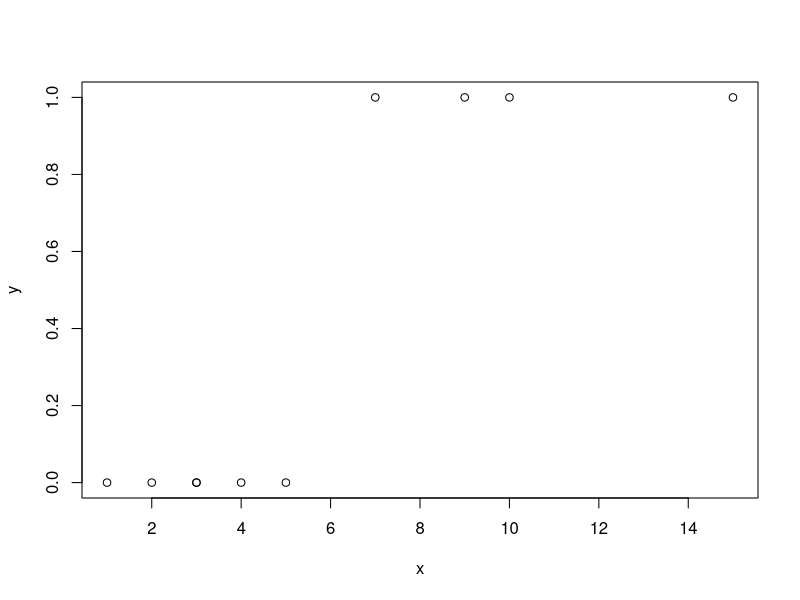
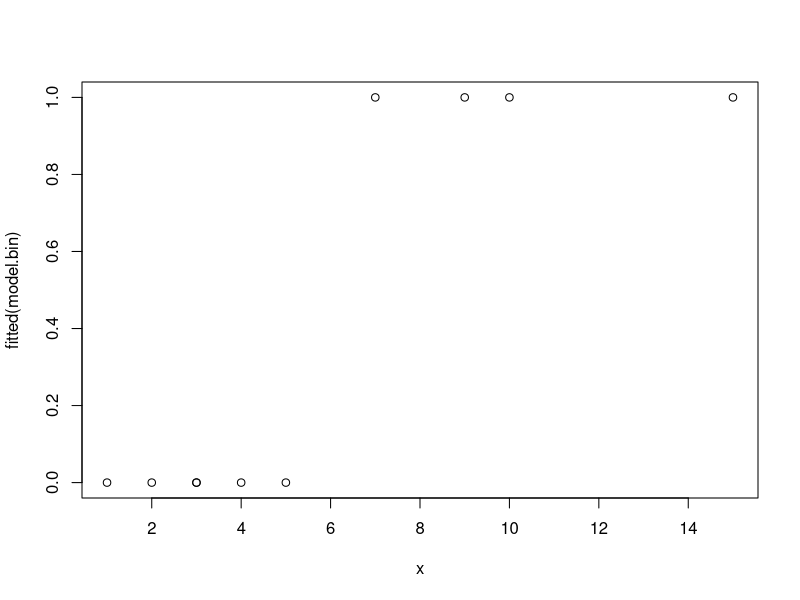
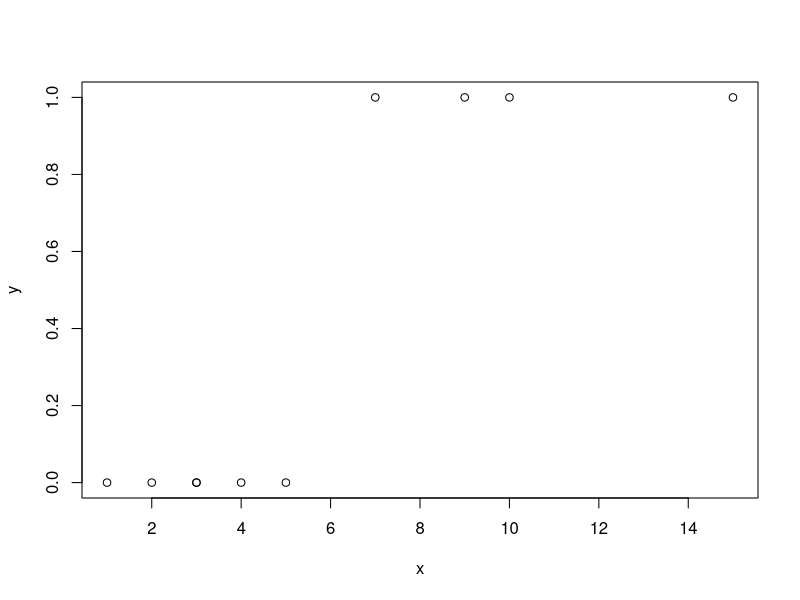
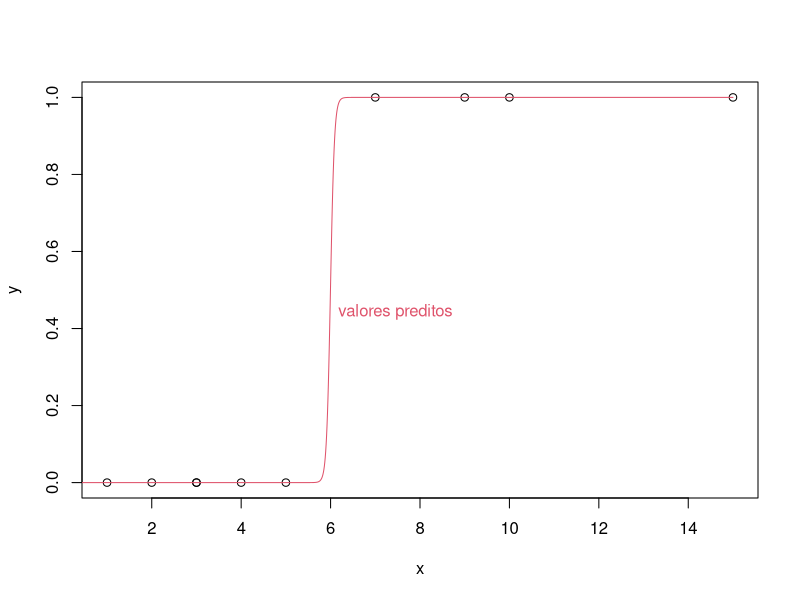

Reproduce these figures in R, in order.
localidade <- c("A", "B", "C", "D", "E", "F", "G", "H", "I", "J")
localidade

y <- c(0, 0, 0, 0, 1, 1, 1, 1, 0, 0)
y

x <- c(2, 3, 5, 4, 10, 15, 7, 9, 3, 1)
x

dados <- data.frame(localidade, y, x)
dados

plot(y ~ x)

model.bin <- glm(y ~ x, family = binomial, data = dados)
model.bin

summary(model.bin)

fitted(model.bin)   # Valores estimados, probabilidade de presença (1) para cada medida de x

y                   # Valores observados de presença/ausência (1/0) para cada medida de x

plot(fitted(model.bin) ~ x)
plot(y ~ x)

novas.obs <- seq(from = 0, to = 15, by = 0.01)    # Novos valores a serem estimadas as probabilidades de presença
novas.obs

newdata <- data.frame("x" = novas.obs)    # Fazendos os novos valores serem a variavel 'x' do modelo (model.bin)

preds <- predict.glm(model.bin, newdata, type="response")    # Valores preditos para os novos valores

plot(y ~ x)
lines(novas.obs, preds, col=2)  
legend(5.5,0.5, "valores preditos", text.col = 2, bty="n")
